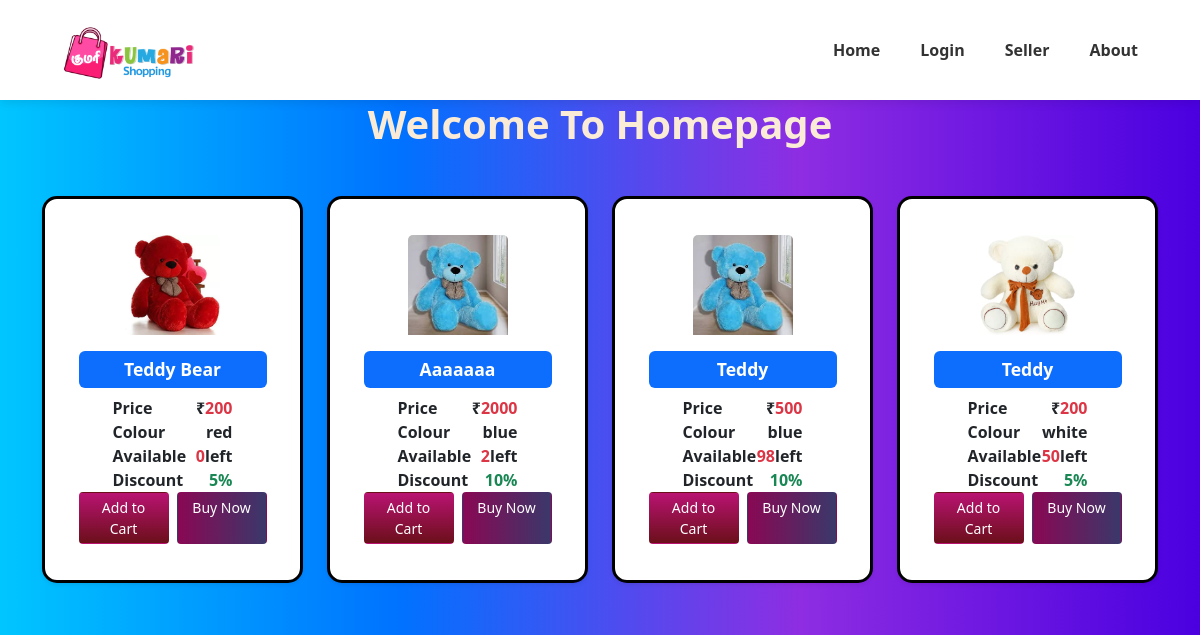
The app's page /product-search/ with its own data.
### accounts/models.py (models this page shows)
class Products(models.Model):
    seller = models.ForeignKey(CustomUser, on_delete=models.CASCADE, limit_choices_to={'user_type': 'seller'})
    image=models.ImageField(upload_to='product_images/')
    product_name=models.CharField(max_length=25,
        validators=[RegexValidator(r'^[a-zA-Z][a-zA-Z]*$','Enter a valid product name.')]
    )
    colour=models.CharField(max_length=20,
        validators=[RegexValidator(r'^[a-zA-Z][a-zA-Z]*$','Enter a valid colour.')]
    )
    description=models.CharField(max_length=200,
        validators=[RegexValidator(r'^[a-zA-Z0-9\s.,-]*$','Only alphanumeric characters and certain punctuation are allowed.')]
    )
    price=models.PositiveIntegerField()
    discount=models.PositiveIntegerField(
        validators=[RegexValidator(r'^\d{1,2}%?$', 'Enter a valid discount amount.')]
    )
    delivery_charge=models.PositiveIntegerField()
    stock=models.PositiveIntegerField()

### accounts/views.py (the view)
# urls.py: path('product-search/',views.products_search, name='product_search'),
def products_search(request):
    q_products = request.GET.get('q_product')
    products = Products.objects.all()
    if q_products:
        products = products.filter(product_name__icontains=q_products)
    for product in products:
        if q_products:
            product_name = product.product_name.title()
            pattern = re.compile(re.escape(q_products), re.IGNORECASE)
            highlighted = pattern.sub(
                lambda m: f'<span style="background-color: yellow; color: black;">{m.group(0)}</span>',
                product_name
            )
            product.highlighted_productname = mark_safe(highlighted)
        else:
            product.highlighted_productname = product.product_name.title()
    return render(request, 'products.html', {'products': products})

### templates/products.html (shortened to what this page needs)
{% extends "base.html" %}
{% load static %}
{% block content %}
<div style="background: linear-gradient(to right, #00c6ff, #0072ff, #8e2de2, #4a00e0);">
<h1><strong>Welcome To Homepage</strong></h1>
<div class="container mt-5">
  <div class="row">
    {% if products %}
    {% for product in products %}
      <div class="col-12 col-sm-6 col-md-4 col-lg-3 d-flex justify-content-center mb-4">
        <div class="card shadow-sm">
          <div class="d-flex justify-content-center align-items-center mt-3">
            {% if product.image %}
                <img src="{{ product.image.url }}" class="card-img-top image" alt="{{ product.product_name }}">
            {% else %}
                <p class="text-muted">No Image</p>
                {{ product.highlighted_productname|safe }}
            {% endif %}
          </div>
          <div class="card-body">
            <h5 class="card-title text-center bg-primary text-white p-2 rounded">
              {{ product.highlighted_productname|safe }}
            </h5>
            <div class="mx-auto" style="max-width: 120px;">
            <div class="d-flex justify-content-between fw-bold">
                    <span>Price&nbsp;&nbsp;</span>
                    <span>
                      <span class="text-dark">₹</span><span class="text-danger">{{ product.price }}</span>
                    </span>
            </div>
            <div class="d-flex justify-content-between fw-bold">
                    <span>Colour</span>
                    <span>{{ product.colour }}</span>
            </div>
            <div class="d-flex justify-content-between fw-bold">
                <span>Available</span>
                <span>
                    <span class="text-danger">{{ product.stock }}</span><span class="text-dark">left</span>
                </span>
            </div>
            <div class="d-flex justify-content-between fw-bold">
                    <span>Discount</span>
                    <span class="text-success">{{ product.discount }}%</span>
            </div>
            </div>
            <div class="d-flex justify-content-center gap-2">
                <a href="{% url 'cart' product.id user.id %}" class="btn cart btn-sm">Add to Cart</a>
                <a href="{% url 'buynow' product.id %}" class="btn buynow btn-sm">Buy Now</a>
            </div>
          </div>
        </div>
      </div>
    {% endfor %}
  {% else %}
      <p class="text-center text-warning fw-bold">No products found.</p>
  {% endif %}
  </div>
</div>
</div>
{% endblock %}

### static/css/style.css (style rules this page uses)
h1 { text-align: center; }
.card { width: 90%; max-width: 850px; align-items: center; border: 5px solid black; border-radius: 10px; background-color: white; box-shadow: 0 5px 15px rgba(0, 0, 0, 0.3); padding: 20px; }
.card { align-items: center; }
h5 { text-align: center; }
body { margin: 0; padding: 0; height: 100%; }

### templates/products.html (style rules this page uses)
body { font-family: 'Segoe UI', sans-serif; background: linear-gradient(to right, #00c6ff, #0072ff, #8e2de2, #4a00e0); }
h1 { text-align: center; margin: 30px 0 10px; font-size: 2.5rem; font-weight: 700; color: antiquewhite; }
.card { border: 3px solid black; border-radius: 15px; transition: transform 0.3s ease, box-shadow 0.3s ease; width: 100%; max-width: auto; min-height: 300px; background-color: #fff; }
.card-title { font-weight: bold; font-size: 1.1rem; }
.image { height: 150px; }
.buynow { background: linear-gradient(to right, #890854, #3a386a); color: white; width: 90px; }
.cart { background: linear-gradient(#B91372 ,#6B0F1A); color: white; width: 90px; }
@media (max-width:1440px) { .image { height: 100px; } }
@media (max-width:1440px) { .card { min-height: 270px; } }

### records on screen
Products: image (picture), highlighted_productname "Teddy Bear", price "200", colour "red", stock "0", discount "5"
Products: image (picture), highlighted_productname "Aaaaaaa", price "2000", colour "blue", stock "2", discount "10"
Products: image (picture), highlighted_productname "Teddy", price "500", colour "blue", stock "98", discount "10"
Products: image (picture), highlighted_productname "Teddy", price "200", colour "white", stock "50", discount "5"
